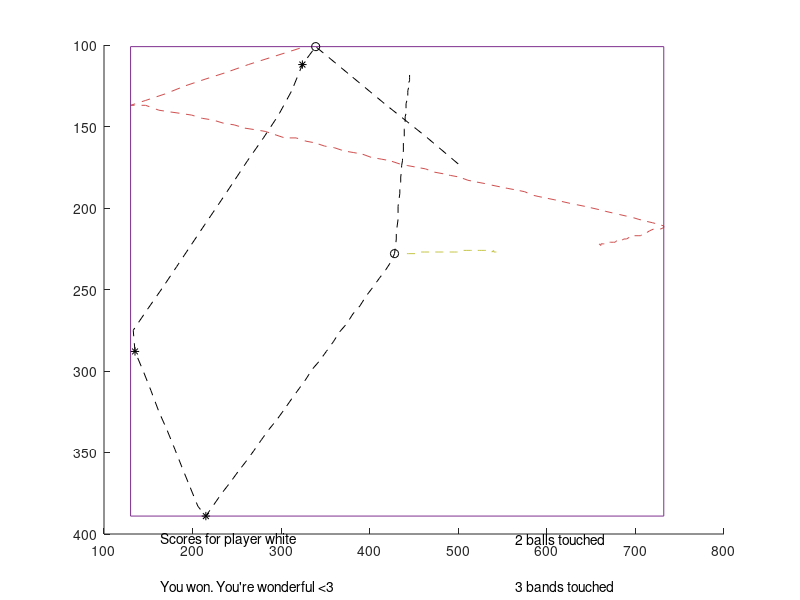

This chart was generated by the following MATLAB code: (Note: this script raises an error after producing the figure.)
clear;clc; close all

pos = [[321,102,442,228,500,173];[321,102,442,228,500,173];[321,102,442,228,463,156];[321,102,442,228,419,137];[321,102,442,228,379,119];[321,102,442,228,339,101];[292,107,442,228,324,112];[263,112,442,228,312,128];[237,117,442,228,297,143];[214,121,442,228,280,157];[192,125,442,228,262,171];[169,130,442,228,245,185];[147,134,442,228,229,198];[130,137,442,228,214,210];[147,137,442,228,198,223];[162,140,442,228,182,236];[174,141,442,228,166,249];[187,142,442,228,148,263];[199,143,442,228,133,275];[211,145,442,228,135,288];[223,146,442,228,145,301];[235,148,442,228,153,312];[247,149,442,228,162,325];[259,151,442,228,171,336];[271,152,442,228,180,348];[282,153,442,228,188,359];[293,155,442,228,197,371];[304,157,442,228,206,383];[317,157,442,228,215,389];[328,159,442,228,224,382];[338,160,442,228,233,375];[349,162,442,228,243,368];[360,163,442,228,251,362];[371,165,442,228,261,355];[382,166,442,228,269,349];[392,167,442,228,278,342];[402,169,442,228,286,336];[413,170,442,228,295,330];[423,171,442,228,303,324];[434,173,442,228,312,317];[443,174,442,228,320,311];[453,175,442,228,328,305];[463,176,442,228,335,299];[473,178,442,228,343,294];[483,179,442,228,351,288];[491,180,442,228,359,282];[501,181,442,228,366,276];[511,183,442,228,374,271];[520,184,442,228,381,265];[530,185,442,228,389,260];[538,186,442,228,396,254];[547,187,442,228,403,249];[556,188,442,228,411,243];[566,189,442,228,418,238];[575,190,442,228,424,233];[583,192,444,228,428,228];[591,193,450,228,429,224];[600,194,454,228,430,219];[609,195,458,227,430,215];[617,196,462,227,431,211];[625,197,466,227,432,207];[634,198,470,227,432,203];[643,199,474,227,432,199];[651,200,478,227,433,195];[659,201,482,227,434,191];[666,202,485,227,434,188];[674,203,488,227,435,184];[682,204,492,227,435,181];[690,205,496,227,436,177];[698,206,498,227,436,174];[704,207,500,227,437,171];[711,208,504,226,437,168];[719,209,506,226,438,165];[726,210,509,226,438,162];[732,211,512,226,438,159];[732,212,514,226,439,156];[728,213,516,226,439,154];[724,213,518,226,439,152];[720,213,520,226,439,149];[716,214,522,226,440,147];[713,215,524,226,440,144];[709,215,526,226,441,142];[706,217,528,226,441,140];[703,217,530,226,441,138];[699,217,532,226,441,136];[696,218,534,226,442,134];[693,218,534,226,442,133];[690,219,536,226,443,131];[687,219,538,227,443,129];[684,220,540,226,443,128];[682,220,540,227,444,126];[679,220,542,227,444,125];[677,221,543,227,444,124];[675,221,544,227,444,123];[672,221,544,227,445,122];[670,221,546,227,445,121];[668,221,546,227,445,120];[666,222,546,227,445,119];[664,222,546,227,445,118];[661,222,547,227,445,118];[661,223,547,227,446,117];[659,222,547,227,446,117];[657,222,547,227,446,117];[655,223,547,227,446,116]];
ball_diam = 11;

x_min = min(min(pos(:,[1 3 5])));
x_max = max(max(pos(:,[1 3 5])));
y_min = min(min(pos(:,[2 4 6])));
y_max = max(max(pos(:,[2 4 6])));

ScoreSheet = figure(1);

hold on

plot(pos(:,1),pos(:,2),'color',[0.811765 0.313725 0.313725],'lineStyle','--');
plot(pos(:,3),pos(:,4),'color',[0.772549 0.772549 0.274510],'lineStyle','--');
plot(pos(:,5),pos(:,6),'color',[0.000000 0.000000 0.000000],'lineStyle','--');
axis ij

line([x_min x_max],[y_min y_min]);
line([x_min x_max],[y_max y_max]);
line([x_min x_min],[y_min y_max]);
line([x_max x_max],[y_min y_max]);

posleft = [pos;pos(end,:);pos(end,:)];
posright = [pos(1,:);pos(1,:);pos];
pos = [pos(1,:);pos;pos(end,:)];

vel = (posright-posleft)/2;
acc = (posright-2*pos+posleft)/4;

dist(1) = floor(sum(sqrt(vel(2:end-1,1).^2+vel(2:end-1,2).^2)));
dist(2) = floor(sum(sqrt(vel(2:end-1,3).^2+vel(2:end-1,4).^2)));
dist(3) = floor(sum(sqrt(vel(2:end-1,5).^2+vel(2:end-1,6).^2)));

velleft=[vel(2:end,:);vel(end,:)];
velright=[vel(1,:);vel(1:end-1,:)];

moving(:,1) = (pos(:,1)-pos(1,1)).^2 + (pos(:,2)-pos(1,2)).^2 >= 100;
moving(:,2) = (pos(:,3)-pos(1,3)).^2 + (pos(:,4)-pos(1,4)).^2 >= 100;
moving(:,3) = (pos(:,5)-pos(1,5)).^2 + (pos(:,6)-pos(1,6)).^2 >= 100;

[player_ball,~] = find(moving',1);

if player_ball == 1
    player='red';
    ball_a = 2;
    ball_b = 3;
elseif player_ball == 2
    player='yellow';
    ball_a = 1;
    ball_b = 3;
else
    player='white';
    player_ball = 3;
    ball_a = 1;
    ball_b = 2;
end

vel_comp = sqrt(max(vel(:,2*player_ball-1).^2+vel(:,2*player_ball).^2,max(velleft(:,2*player_ball-1).^2+velleft(:,2*player_ball).^2,velright(:,2*player_ball-1).^2+velright(:,2*player_ball).^2)));

vel_comp_a = ball_diam + sqrt(max((vel(:,2*player_ball-1)-vel(:,2*ball_a-1)).^2+(vel(:,2*player_ball)-vel(:,2*ball_a)).^2,max((velleft(:,2*player_ball-1)-velleft(:,2*ball_a-1)).^2+(velleft(:,2*player_ball)-velleft(:,2*ball_a)).^2,(velright(:,2*player_ball-1)-velright(:,2*ball_a-1)).^2+(velright(:,2*player_ball)-velright(:,2*ball_a)).^2)));
vel_comp_b = ball_diam + sqrt(max((vel(:,2*player_ball-1)-vel(:,2*ball_b-1)).^2+(vel(:,2*player_ball)-vel(:,2*ball_b)).^2,max((velleft(:,2*player_ball-1)-velleft(:,2*ball_b-1)).^2+(velleft(:,2*player_ball)-velleft(:,2*ball_b)).^2,(velright(:,2*player_ball-1)-velright(:,2*ball_b-1)).^2+(velright(:,2*player_ball)-velright(:,2*ball_b)).^2)));

band_touch_left = velleft(:,2*player_ball-1) < 0 & velright(:,2*player_ball-1) > 0 & (pos(:,2*player_ball-1)-x_min) <= vel_comp;
band_touch_right = velleft(:,2*player_ball-1) > 0 & velright(:,2*player_ball-1) < 0 & (-pos(:,2*player_ball-1)+x_max) <= vel_comp;
band_touch_up = velleft(:,2*player_ball) < 0 & velright(:,2*player_ball) > 0 & (pos(:,2*player_ball)-y_min) <= vel_comp;
band_touch_down = velleft(:,2*player_ball) > 0 & velright(:,2*player_ball) < 0 & (-pos(:,2*player_ball)+y_max) <= vel_comp;
ball_touch_a = (abs(acc(:,2*player_ball-1)) > 0 | abs(acc(:,2*player_ball)) > 0) & (abs(acc(:,2*ball_a-1)) > 0 | abs(acc(:,2*ball_a)) > 0) & ((pos(:,2*player_ball-1)-pos(:,2*ball_a-1)).^2 + (pos(:,2*player_ball)-pos(:,2*ball_a)).^2) < vel_comp_a.^2;
ball_touch_b = (abs(acc(:,2*player_ball-1)) > 0 | abs(acc(:,2*player_ball)) > 0) & (abs(acc(:,2*ball_b-1)) > 0 | abs(acc(:,2*ball_b)) > 0) & ((pos(:,2*player_ball-1)-pos(:,2*ball_b-1)).^2 + (pos(:,2*player_ball)-pos(:,2*ball_b)).^2) < vel_comp_b.^2;

band_touch_left_left = [band_touch_left(2:end);band_touch_left(end)];
band_touch_right_left = [band_touch_right(2:end);band_touch_right(end)];
band_touch_up_left = [band_touch_up(2:end);band_touch_up(end)];
band_touch_down_left = [band_touch_down(2:end);band_touch_down(end)];
ball_touch_a_left = [ball_touch_a(2:end);ball_touch_a(end)];
ball_touch_b_left = [ball_touch_b(2:end);ball_touch_b(end)];

band_touch_left(band_touch_left & band_touch_left_left) = 0;
band_touch_right(band_touch_right & band_touch_right_left) = 0;
band_touch_up(band_touch_up & band_touch_up_left) = 0;
band_touch_down(band_touch_down & band_touch_down_left) = 0;
ball_touch_a(ball_touch_a & ball_touch_a_left) = 0;
ball_touch_b(ball_touch_b & ball_touch_b_left) = 0;

band_touch=find(band_touch_left | band_touch_right | band_touch_up | band_touch_down);
ball_touch_a = find(ball_touch_a);
ball_touch_b = find(ball_touch_b);

plot(pos(band_touch,2*player_ball-1),pos(band_touch,2*player_ball),'Marker','*','lineStyle','none','color',[0.000000 0.000000 0.000000]);
plot(pos(ball_touch_a,2*player_ball-1),pos(ball_touch_a,2*player_ball),'Marker','o','lineStyle','none','color',[0.000000 0.000000 0.000000]);
plot(pos(ball_touch_b,2*player_ball-1),pos(ball_touch_b,2*player_ball),'Marker','o','lineStyle','none','color',[0.000000 0.000000 0.000000]);

win = 0;

if numel(ball_touch_a) && numel(ball_touch_b) && numel(band_touch)>=3
    if max(ball_touch_a) < min(ball_touch_b)
        band_touch = band_touch(band_touch>max(ball_touch_a) & band_touch<min(ball_touch_b));
        if numel(band_touch)>=3
            win = 1;
        end
    else
        band_touch = band_touch(band_touch>max(ball_touch_b) & band_touch<min(ball_touch_a));
        if numel(band_touch)>=3
            win = 1;
        end
    end
end

if numel(ball_touch_a) && numel(ball_touch_b)
    balls_touched_t = "2 balls touched";
elseif numel(ball_touch_a) || numel(ball_touch_b)
    balls_touched_t = "1 ball touched";
else
    balls_touched_t = "No ball touched";
end

if numel(band_touch) >= 2
    band_touched_t = sprintf("%d bands touched",numel(band_touch));
elseif numel(band_touch) == 1
    band_touched_t = "1 band touched";
else
    band_touched_t = "No band touched";
end

if win
    win_mess = "You won. You're wonderful <3";
else
    win_mess = "You lost. You litte shit.";
end

text_to_display = {sprintf("Scores for player %s",player),balls_touched_t,band_touched_t,sprintf("dist(r) = %dpx",dist(1)),sprintf("dist(y) = %dpx",dist(2)),sprintf("dist(w) = %dpx",dist(3)),win_mess};
x_text = x_min + [1 13 13 1 7 13 1]*(x_max-x_min)/18;
y_text = y_max + [14 14 43 72 72 72 43];
text(x_text,y_text,text_to_display);

time_t = floor(clock);
scoresheet_title = sprintf('Scores Sheet - F6 - %s %dh%dmin%ds',date,time_t(4:6));
sgtitle(scoresheet_title)

axis([x_min-5 x_max+5 y_min-5 y_max+100]);
set(gca,'visible','off');
set(gca,'xtick',[]);

set(gcf, 'PaperUnits', 'centimeters', 'Units', 'centimeters');
set(gcf, 'PaperSize', [29.7 21]);
set(gcf, 'Position', [0.5 0.5 28.7 20]);

saveas(ScoreSheet,'ScoreSheet','pdf');
open('ScoreSheet.pdf');

clc;clear;

return